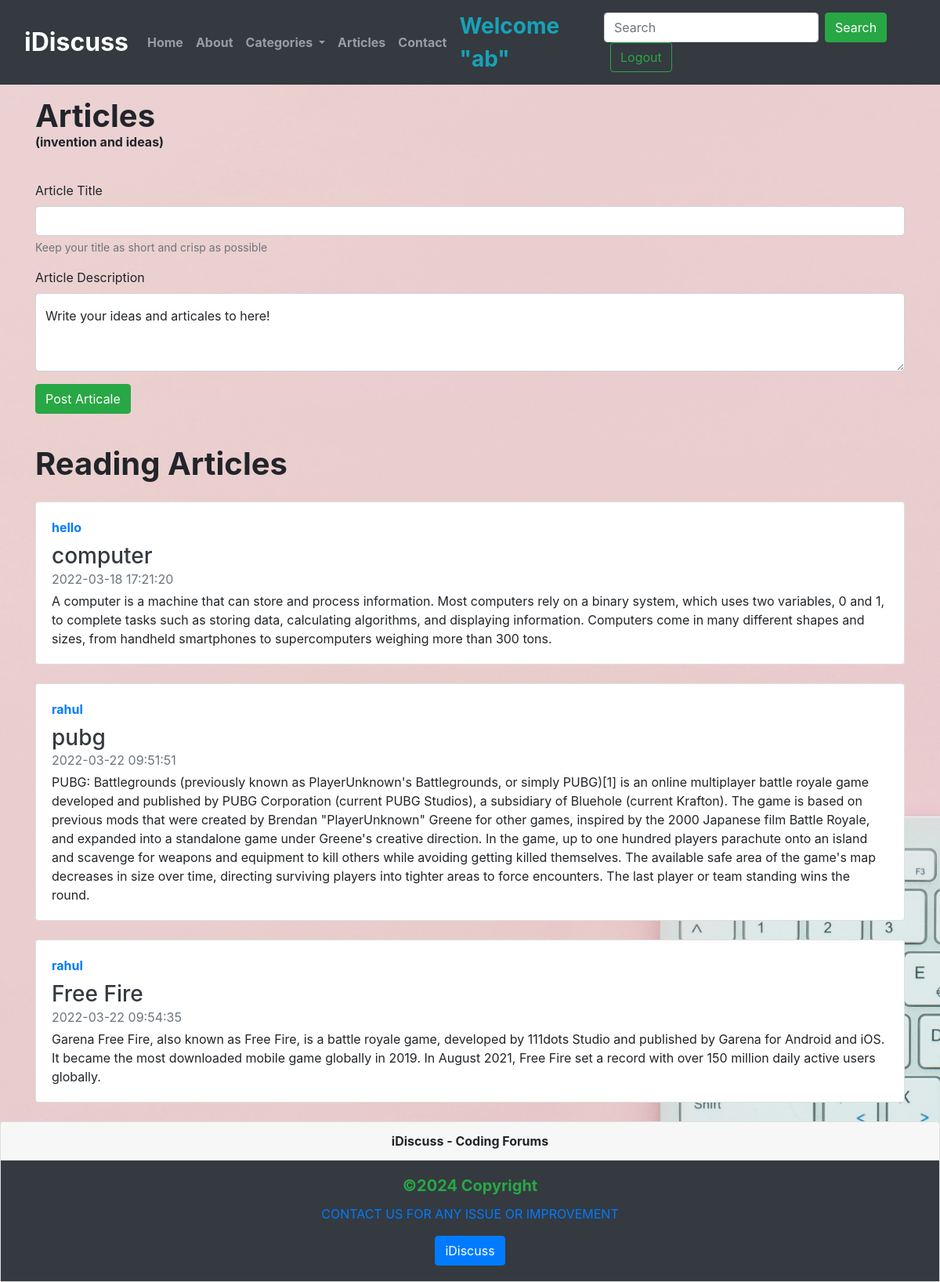
The page /article.php (signed in) on the database its author committed.
### tables this page shows
CREATE TABLE `articles` (
  `article_no` int(9) NOT NULL,
  `article_title` varchar(255) NOT NULL,
  `article_desc` text NOT NULL,
  `article_by` int(9) NOT NULL,
  `posted` datetime NOT NULL DEFAULT current_timestamp()
);

CREATE TABLE `users` (
  `sno` int(9) NOT NULL,
  `user_name` varchar(12) NOT NULL,
  `user_email` varchar(255) NOT NULL,
  `user_pass` varchar(255) NOT NULL,
  `timestemp` datetime NOT NULL DEFAULT current_timestamp()
);

### article.php (the view, shortened to what this page needs)
<!doctype html>
<html lang="en">
<head>
    <link href="https://cdn.jsdelivr.net/npm/bootstrap@5.1.3/dist/css/bootstrap.min.css" rel="stylesheet"
>
    <link rel="stylesheet" href="https://cdn.jsdelivr.net/npm/bootstrap@4.6.1/dist/css/bootstrap.min.css"
>
</head>
<body>
    <?php include 'partials/_dbconnect.php'; ?>
    <?php include 'partials/_header.php'; ?>
    <?php
    if(isset($_SESSION['loggedin']) && $_SESSION['loggedin']==true){
       echo '<div class="container fw-normal">
            <h1 class="py-3 fw-bolder">Articles<p class="fs-6">(invention and ideas)</p>
            </h1>
            <form class="mt-1" action=" '. $_SERVER['REQUEST_URI'] .'" method="post" enctype="multipart/form-data">
                <div class="form-group ">
                    <input type="hidden" name="sno" value="'. $_SESSION["sno"]. '">
                    <label for="exampleInputEmail1" class="form-label">Article Title</label>
                    <input type="text" class="form-control" id="atitle" name="atitle" aria-describedby="emailHelp" required>
                    <div id="emailHelp" class="form-text mb-2">Keep your title as short and crisp as possible</div>
                </div>
                <label for="exampleFormControlTextarea1">Article Description</label>
                <div class="form-floating mb-3">
                    <textarea class="form-control" placeholder="Leave a comment here" id="adesc" name="adesc"
                        style="height: 100px" required></textarea>
                    <label for="floatingTextarea2">Write your ideas and articales to here!</label>
                </div>
                <button type="submit" class="btn btn-success mb-3" name="but_upload">Post Articale</button>
            </form>
        </div>';
    }
?>
    <div class="container">
        <h1 class="my-4 fw-bolder">Reading Articles</h1>
    </div>
    <?php
    $sql="SELECT * FROM `articles`";
    $result = mysqli_query($conn, $sql);
    while($row = mysqli_fetch_assoc($result)){
        $title=$row['article_title'];
        $desc=$row['article_desc'];
        $posted=$row['posted'];
        $article_by=$row['article_by'];
        $sql2 = "SELECT user_name FROM `users` WHERE sno= $article_by";
        $result2 = mysqli_query($conn, $sql2);
        $row2 = mysqli_fetch_assoc($result2);
    echo'<div class="container">
        <div class="card flex-md-row mb-4 box-shadow h-md-250">
            <div class="card-body d-flex flex-column align-items-start">
                <strong class="d-inline-block mb-2 text-primary">'. $row2['user_name'] .'</strong>
                <h3 class="mb-0">
                    <a class="text-dark" href="#">'. $title .'</a>
                </h3>
                <div class="mb-1 text-muted">'. $posted .'</div>
                <p class="card-text mb-auto">'. $desc .'</p>
            </div>
        </div>
    </div>';
}
?>
    <?php include 'partials/_footer.php'; ?>
</body>
</html>

### article.php (style rules this page uses)
body { background-image: url('img/2.jpg'); background-size: cover; }

### rows shown on the page
articles: users.user_name "hello", article_title "computer", posted "2022-03-18 17:21:20", article_desc "A computer is a machine that can store and process information. Most computers rely on a binary system, which uses two variables, 0 and 1, to complete tasks such as storing data, calculating algorithms, and displaying information. Computers come in many different shapes and sizes, from handheld smartphones to supercomputers weighing more than 300 tons."
articles: users.user_name "rahul", article_title "pubg", posted "2022-03-22 09:51:51", article_desc "PUBG: Battlegrounds (previously known as PlayerUnknown's Battlegrounds, or simply PUBG)[1] is an online multiplayer battle royale game developed and published by PUBG Corporation (current PUBG Studios), a subsidiary of Bluehole (current Krafton). The game is based on previous mods that were created by Brendan \"PlayerUnknown\" Greene for other games, inspired by the 2000 Japanese film Battle Royale, and expanded into a standalone game under Greene's creative direction. In the game, up to one hundred players parachute onto an island and scavenge for weapons and equipment to kill others while avoiding getting killed themselves. The available safe area of the game's map decreases in size over…"
articles: users.user_name "rahul", article_title "Free Fire", posted "2022-03-22 09:54:35", article_desc "Garena Free Fire, also known as Free Fire, is a battle royale game, developed by 111dots Studio and published by Garena for Android and iOS. It became the most downloaded mobile game globally in 2019. In August 2021, Free Fire set a record with over 150 million daily active users globally."

### other values the page prints
$_SESSION['useremail'] "ab"
